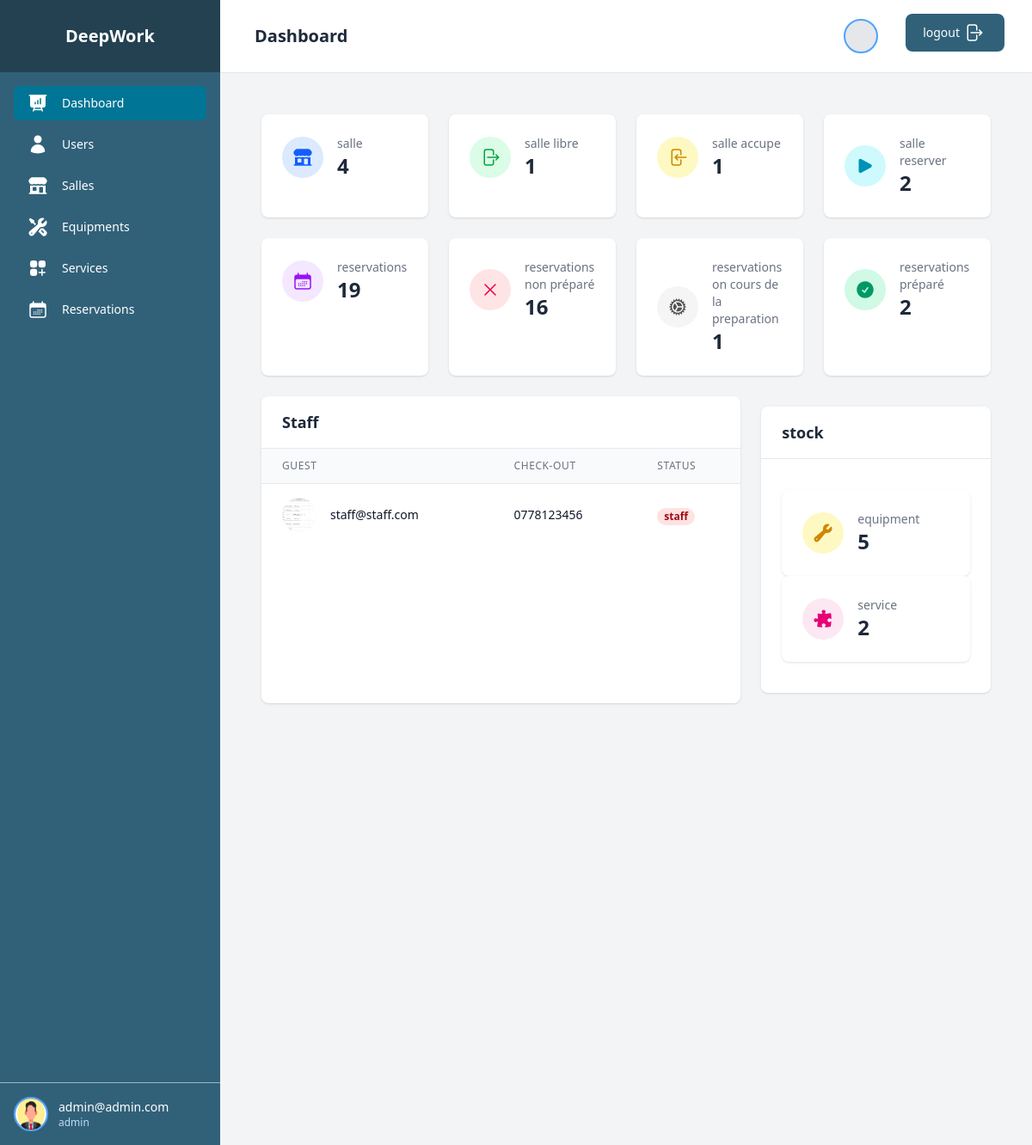
The app's page /Dashboard/admin (signed in) with its own data.
### user/models.py (models this page shows, shortened)
class User(AbstractUser):
    ROLE = (
        ('admin', 'admin'),
        ('staff', 'ataff'),
        ('client', 'client'),
    )
    role = models.CharField(max_length=10, choices=ROLE, default='client')
    phone = models.CharField(max_length=15, blank=True, null=True)
    photo = models.CharField( blank=True, null=True)

### photo/models.py (models this page shows)
class Photo(models.Model):
    file = models.ImageField(upload_to='photos/')
    def __str__(self):
        return self.file.url

### dashboard/views.py (the view)
# urls.py: path('admin', views.dashboard_page , name='dashboard_page'),
@login_required
def dashboard_page (request):
    data ={
        "all_salle" : SalleDb.count_all_salle(),
        "salle_libre" : SalleDb.count_salle_by_status("libre"),
        "salle_occupe" : SalleDb.count_salle_by_status("occupé"),
        "salle_reserver" : SalleDb.count_salle_by_status("reserver"),
        "all_reservation" : ReservationDb.count_all_resevation(),
        "resevationen_pas_encore" : ReservationDb.count_resevation_by_status("pas encore"),
        "resevationen_en_cours" : ReservationDb.count_resevation_by_status("préparation en cours"),
        "resevationen_Prêt" : ReservationDb.count_resevation_by_status("Prêt"),
        "staffs":  UserDb.filter_user({"username" : "", "role" : "staff"}),
        "all_equipment" : EquipmentDb.count_equipmnet(),
        "all_servise" : ServiceDb.count_service(),
        "title" : "Dashboard"
    }
    return render(request, 'dashboard.html' , data)

### dashboard/templates/dashboard.html (shortened to what this page needs)
{% extends 'menu.html' %}
{% block content %}
<body class="bg-gray-100 font-sans">
    <div class="flex h-screen overflow-hidden">
        <div class="flex flex-col flex-1 overflow-hidden">
            <main class="flex-1 overflow-y-auto p-6 bg-gray-100">
                <div class="grid grid-cols-1 md:grid-cols-2 lg:grid-cols-4 gap-6 mb-6">
                    <div class="bg-white rounded-lg shadow p-6">
                        <div class="flex items-center">
                            <div class="p-3 rounded-full bg-blue-100 text-blue-600">
                        </div>
                            <div class="ml-4">
                                <p class="text-sm font-medium text-gray-500">  salle</p>
                                <p class="text-2xl font-semibold text-gray-800">{{all_salle}}</p>
                            </div>
                        </div>
                    </div>
                    <div class="bg-white rounded-lg shadow p-6">
                        <div class="flex items-center">
                            <div class="p-3 rounded-full bg-green-100 text-green-600">
                            </div>
                            <div class="ml-4">
                                <p class="text-sm font-medium text-gray-500"> salle libre</p>
                                <p class="text-2xl font-semibold text-gray-800">{{salle_libre}}</p>
                            </div>
                        </div>
                    </div>
                    <div class="bg-white rounded-lg shadow p-6">
                        <div class="flex items-center">
                            <div class="p-3 rounded-full bg-yellow-100 text-yellow-600">
                            </div>
                            <div class="ml-4">
                                <p class="text-sm font-medium text-gray-500">  salle accupe</p>
                                <p class="text-2xl font-semibold text-gray-800">{{salle_occupe}}</p>
                            </div>
                        </div>
                    </div>
                    <div class="bg-white rounded-lg shadow p-6">
                        <div class="flex items-center">
                            <div class="p-3 rounded-full bg-cyan-100 text-cyan-600">
                                <svg xmlns="http://www.w3.org/2000/svg" viewBox="0 0 24 24" fill="currentColor" class="size-6">
                                  <path fill-rule="evenodd" d="M4.5 5.653c0-1.427 1.529-2.33 2.779-1.643l11.54 6.347c1.295.712 1.295 2.573 0 3.286L7.28 19.99c-1.25.687-2.779-.217-2.779-1.643V5.653Z" clip-rule="evenodd" />
                                </svg>
                            </div>
                            <div class="ml-4">
                                <p class="text-sm font-medium text-gray-500"> salle reserver </p>
                                <p class="text-2xl font-semibold text-gray-800">{{salle_reserver}}</p>
                            </div>
                        </div>
                    </div>
                    <div class="bg-white rounded-lg shadow p-6">
                        <div class="flex items-center">
                            <div class="p-3 rounded-full bg-purple-100 text-purple-600">
                            </div>
                            <div class="ml-4">
                                <p class="text-sm font-medium text-gray-500">  reservations</p>
                                <p class="text-2xl font-semibold text-gray-800">{{all_reservation}}</p>
                            </div>
                        </div>
                    </div>
                    <div class="bg-white rounded-lg shadow p-6">
                        <div class="flex items-center">
                            <div class="p-3 rounded-full bg-rose-100 text-rose-600">
                            </div>
                            <div class="ml-4">
                                <p class="text-sm font-medium text-gray-500"> reservations non préparé</p>
                                <p class="text-2xl font-semibold text-gray-800">{{resevationen_pas_encore}}</p>
                            </div>
                        </div>
                    </div>
                    <div class="bg-white rounded-lg shadow p-6">
                        <div class="flex items-center">
                            <div class="p-3 rounded-full bg-neutral-100 text-neutral-600">
                            </div>
                            <div class="ml-4">
                                <p class="text-sm font-medium text-gray-500">  reservations on cours de la preparation</p>
                                <p class="text-2xl font-semibold text-gray-800">{{resevationen_en_cours}}</p>
                            </div>
                        </div>
                    </div>
                    <div class="bg-white rounded-lg shadow p-6">
                        <div class="flex items-center">
                            <div class="p-3 rounded-full bg-emerald-100 text-emerald-600">
                            </div>
                            <div class="ml-4">
                                <p class="text-sm font-medium text-gray-500">  reservations préparé </p>
                                <p class="text-2xl font-semibold text-gray-800">{{resevationen_Prêt}}</p>
                            </div>
                        </div>
                    </div>
                </div>
                <div class="grid grid-cols-1 lg:grid-cols-3 gap-6 mb-6">
                    <div class="lg:col-span-2 bg-white rounded-lg shadow overflow-hidden">
                        <div class="px-6 py-4 border-b border-gray-200">
                            <h2 class="text-lg font-semibold text-gray-800">Staff</h2>
                        </div>
                        <div class="overflow-x-auto">
                            <table class="min-w-full divide-y divide-gray-200">
                                <thead class="bg-gray-50">
                                    <tr>
                                        <th class="px-6 py-3 text-left text-xs font-medium text-gray-500 uppercase tracking-wider">Guest</th>
                                        <th class="px-6 py-3 text-left text-xs font-medium text-gray-500 uppercase tracking-wider">Check-out</th>
                                        <th class="px-6 py-3 text-left text-xs font-medium text-gray-500 uppercase tracking-wider">Status</th>
                                    </tr>
                                </thead>
                                <tbody class="bg-white divide-y divide-gray-200">
                                    {% for staff in staffs %}
                                    <tr class="hover:bg-gray-50">
                        <td class="px-6 py-4 whitespace-nowrap">
                            <div class="flex items-center">
                                <div class="flex-shrink-0 h-10 w-10">
                                    <img class="h-10 w-10 rounded-full" src="{{staff.photo}}" alt="">
                                </div>
                                <div class="ml-4">
                                    <div class="text-sm font-medium text-gray-900">  {{staff.username}}</div>
                                </div>
                            </div>
                        </td>
                        <td class="px-6 py-4 whitespace-nowrap">
                            <div class="text-sm text-gray-900">{{staff.phone}}</div>
                        </td>
                        <td class="px-6 py-4 whitespace-nowrap">
<span class="px-2 inline-flex text-xs leading-5 font-semibold rounded-full
    {% if staff.role == 'admin' %}bg-red-100 text-red-800
    {% elif staff.role == 'staff' %}bg-red-100 text-red-800
    {% elif staff.role == 'client' %}bg-amber-100 text-amber-500
    {% else %}bg-green-100 text-green-800{% endif %}">
    {{ staff.role }}
</span>
                        </td>
                    </tr>
                                    {% endfor %}
                                </tbody>
                            </table>
                        </div>
                    </div>
                    <div class="bg-white rounded-lg shadow overflow-hidden my-3">
                        <div class="px-6 py-4 border-b border-gray-200">
                            <h2 class="text-lg font-semibold text-gray-800">stock</h2>
                        </div>
                        <div class="p-6 my-3">
                        <div class="bg-white rounded-lg shadow p-6 ">
                        <div class="flex items-center">
                            <div class="p-3 rounded-full bg-yellow-100 text-yellow-600">
                            </div>
                            <div class="ml-4">
                                <p class="text-sm font-medium text-gray-500"> equipment</p>
                                <p class="text-2xl font-semibold text-gray-800">{{all_equipment}}</p>
                            </div>
                        </div>
                    </div>
                    <div class="bg-white rounded-lg shadow p-6">
                        <div class="flex items-center">
                            <div class="p-3 rounded-full bg-pink-100 text-pink-600">
                            </div>
                            <div class="ml-4">
                                <p class="text-sm font-medium text-gray-500"> service</p>
                                <p class="text-2xl font-semibold text-gray-800">{{all_servise}}</p>
                            </div>
                        </div>
                    </div>
                        </div>
                    </div>
                </div>
            </main>
        </div>
    </div>
</body>
{% endblock %}

### templates/menu.html (shortened to what this page needs)
{% load static tailwind_tags %}
<!DOCTYPE html>
<html lang="en">
<head>
    {% tailwind_css %}
</head>
<body class="bg-gray-100 font-sans">
    <div class="flex h-screen overflow-hidden">
        <div class="hidden md:flex md:flex-shrink-0">
            <div class="flex flex-col w-64 bg-[#316179]  text-white">
                <div class="flex items-center justify-center h-21 px-4 bg-[#234151] ">
                    <span class="text-xl font-semibold">DeepWork</span>
                </div>
                <div class="flex flex-col flex-grow px-4 py-4 overflow-y-auto">
                    <nav class="flex-1 space-y-2">
                    {% if user.role == 'admin' %}
                        <a href={% url "dashboard_page" %} class="flex items-center px-4 py-2 text-sm font-medium rounded-md  {% if title == 'Dashboard' %}bg-cyan-700 {% endif %} hover:bg-cyan-700 text-white ">
                            Dashboard
                        </a>
                        <a href={% url "list_users" %} class="flex {% if title == 'Users' %}bg-cyan-700 {% endif %} items-center px-4 py-2 text-sm font-medium rounded-md hover:bg-cyan-700 text-white">
                            Users
                        </a>
                    {% endif %}
                        <a href={% url "salle_list" %} class="flex {% if title == 'Salles' %}bg-cyan-700 {% endif %} items-center px-4 py-2 text-sm font-medium rounded-md hover:bg-cyan-700 text-white">
                            Salles
                        </a>
                        <a href={% url "equipment_list" %} class="flex {% if title == 'Equipments' %}bg-cyan-700 {% endif %} items-center px-4 py-2 text-sm font-medium rounded-md hover:bg-cyan-700 text-white">
                            Equipments
                        </a>
                        <a href={% url "service_list" %} class="flex {% if title == 'Services' %}bg-cyan-700 {% endif %} items-center px-4 py-2 text-sm font-medium rounded-md hover:bg-cyan-700 text-white">
                            Services
                        </a>
                        <a href={% url "list_page_staff" %} class="flex {% if title == 'Reservations' %}bg-cyan-700 {% endif %} items-center px-4 py-2 text-sm font-medium rounded-md hover:bg-cyan-700 text-white">
                            Reservations
                        </a>
                    </nav>
                </div>
                <div class="p-4 border-t border-[#97b8c9] ">
                    <div class="flex items-center">
                    <img class="h-10 w-10 rounded-full cursor-pointer bg-gray-200 border-2 border-blue-400"></img>
                        <div class="ml-3">
                            <p class="text-sm font-medium">{{ user.username }}</p>
                            <p class="text-xs text-blue-200">{{ user.role }}</p>
                        </div>
                    </div>
                </div>
            </div>
        </div>
        <div class="flex flex-col flex-1 overflow-hidden">
            <header class="flex items-center justify-between px-6 py-4 bg-white border-b border-gray-200">
                <div class="flex items-center">
                    <h1 class="text-xl font-semibold text-gray-800 ml-4">{{title}}</h1>
                </div>
                <div class="flex items-center space-x-4">
                    <div class="relative flex justify-evenly">
    <button class="flex items-center focus:outline-none mr-4">
        <img class="h-10 w-10 rounded-full cursor-pointer bg-gray-200 border-2 border-blue-400">
    </button>
    <a class="ml-4"  href= {% url "logout" %}>
        <button type="button" class="text-white bg-[#316179] hover:bg-[#316179]/90 focus:ring-4 focus:outline-none focus:ring-[#050708]/50 font-medium rounded-lg text-sm px-5 py-2.5 text-center inline-flex items-center dark:focus:ring-[#050708]/50 dark:hover:bg-[#050708]/30 me-2 mb-2">
            logout
            <div class="mx-1">
            </div>
        </button>
    </a>
</div>
                </div>
            </header>
            <main class="flex-1 overflow-y-auto p-6 bg-gray-100">
                  {% block content %}{% endblock %}
            </main>
        </div>
    </div>
</body>
</html>

### records on screen
User: username "admin@admin.com", role "admin"
User: photo (picture), username "staff@staff.com", phone "0778123456", role "staff"

### other values on screen
{{ title }} "Dashboard"
{{ all_salle }} "4"
{{ salle_libre }} "1"
{{ salle_occupe }} "1"
{{ salle_reserver }} "2"
{{ all_reservation }} "19"
{{ resevationen_pas_encore }} "16"
{{ resevationen_en_cours }} "1"
{{ resevationen_Prêt }} "2"
{{ all_equipment }} "5"
{{ all_servise }} "2"
